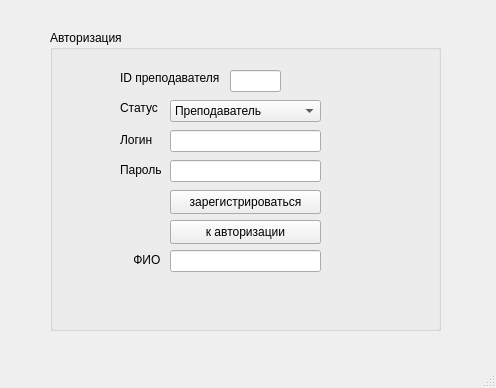
<?xml version="1.0" encoding="UTF-8"?>
<ui version="4.0">
 <class>MainWindow</class>
 <widget class="QMainWindow" name="MainWindow">
  <property name="geometry">
   <rect>
    <x>0</x>
    <y>0</y>
    <width>496</width>
    <height>388</height>
   </rect>
  </property>
  <property name="windowTitle">
   <string>MainWindow</string>
  </property>
  <widget class="QWidget" name="centralwidget">
   <widget class="QGroupBox" name="groupBox">
    <property name="geometry">
     <rect>
      <x>50</x>
      <y>30</y>
      <width>391</width>
      <height>301</height>
     </rect>
    </property>
    <property name="title">
     <string>Авторизация</string>
    </property>
    <widget class="QLabel" name="labelLogin">
     <property name="geometry">
      <rect>
       <x>70</x>
       <y>100</y>
       <width>51</width>
       <height>20</height>
      </rect>
     </property>
     <property name="text">
      <string>Логин</string>
     </property>
    </widget>
    <widget class="QLabel" name="labelPassword">
     <property name="geometry">
      <rect>
       <x>70</x>
       <y>130</y>
       <width>51</width>
       <height>20</height>
      </rect>
     </property>
     <property name="text">
      <string>Пароль</string>
     </property>
    </widget>
    <widget class="QPushButton" name="AuthButton">
     <property name="geometry">
      <rect>
       <x>120</x>
       <y>160</y>
       <width>151</width>
       <height>24</height>
      </rect>
     </property>
     <property name="text">
      <string>войти</string>
     </property>
    </widget>
    <widget class="QPushButton" name="toRegButton">
     <property name="geometry">
      <rect>
       <x>120</x>
       <y>190</y>
       <width>151</width>
       <height>24</height>
      </rect>
     </property>
     <property name="text">
      <string>к регистрации</string>
     </property>
    </widget>
    <widget class="QLineEdit" name="lineEditLogin">
     <property name="geometry">
      <rect>
       <x>120</x>
       <y>100</y>
       <width>151</width>
       <height>22</height>
      </rect>
     </property>
    </widget>
    <widget class="QLineEdit" name="lineEditPassword">
     <property name="geometry">
      <rect>
       <x>120</x>
       <y>130</y>
       <width>151</width>
       <height>22</height>
      </rect>
     </property>
    </widget>
    <widget class="QPushButton" name="RegButton">
     <property name="enabled">
      <bool>true</bool>
     </property>
     <property name="geometry">
      <rect>
       <x>120</x>
       <y>160</y>
       <width>151</width>
       <height>24</height>
      </rect>
     </property>
     <property name="text">
      <string>зарегистрироваться</string>
     </property>
    </widget>
    <widget class="QPushButton" name="toAuthButton">
     <property name="geometry">
      <rect>
       <x>120</x>
       <y>190</y>
       <width>151</width>
       <height>24</height>
      </rect>
     </property>
     <property name="text">
      <string>к авторизации</string>
     </property>
    </widget>
    <widget class="QLabel" name="labelStatus">
     <property name="geometry">
      <rect>
       <x>70</x>
       <y>70</y>
       <width>49</width>
       <height>16</height>
      </rect>
     </property>
     <property name="text">
      <string>Статус</string>
     </property>
    </widget>
    <widget class="QLabel" name="labelPrepID">
     <property name="geometry">
      <rect>
       <x>70</x>
       <y>40</y>
       <width>101</width>
       <height>16</height>
      </rect>
     </property>
     <property name="text">
      <string>ID преподавателя</string>
     </property>
    </widget>
    <widget class="QLineEdit" name="lineEditPrepID">
     <property name="geometry">
      <rect>
       <x>180</x>
       <y>40</y>
       <width>51</width>
       <height>22</height>
      </rect>
     </property>
    </widget>
    <widget class="QComboBox" name="comboBoxStatus">
     <property name="geometry">
      <rect>
       <x>120</x>
       <y>70</y>
       <width>151</width>
       <height>22</height>
      </rect>
     </property>
     <item>
      <property name="text">
       <string>Преподаватель</string>
      </property>
     </item>
     <item>
      <property name="text">
       <string>Студент</string>
      </property>
     </item>
    </widget>
    <widget class="QLabel" name="labelFio">
     <property name="geometry">
      <rect>
       <x>70</x>
       <y>220</y>
       <width>51</width>
       <height>20</height>
      </rect>
     </property>
     <property name="text">
      <string>    ФИО</string>
     </property>
    </widget>
    <widget class="QLineEdit" name="lineEditFio">
     <property name="geometry">
      <rect>
       <x>120</x>
       <y>220</y>
       <width>151</width>
       <height>22</height>
      </rect>
     </property>
    </widget>
    <widget class="QPushButton" name="pushButtonEye">
     <property name="geometry">
      <rect>
       <x>270</x>
       <y>130</y>
       <width>22</width>
       <height>22</height>
      </rect>
     </property>
     <property name="text">
      <string/>
     </property>
     <property name="icon">
      <iconset>
       <normaloff>../server_beta/release/img/witness.png</normaloff>../server_beta/release/img/witness.png</iconset>
     </property>
     <property name="flat">
      <bool>true</bool>
     </property>
    </widget>
   </widget>
  </widget>
  <widget class="QStatusBar" name="statusbar"/>
 </widget>
 <resources/>
 <connections/>
</ui>
